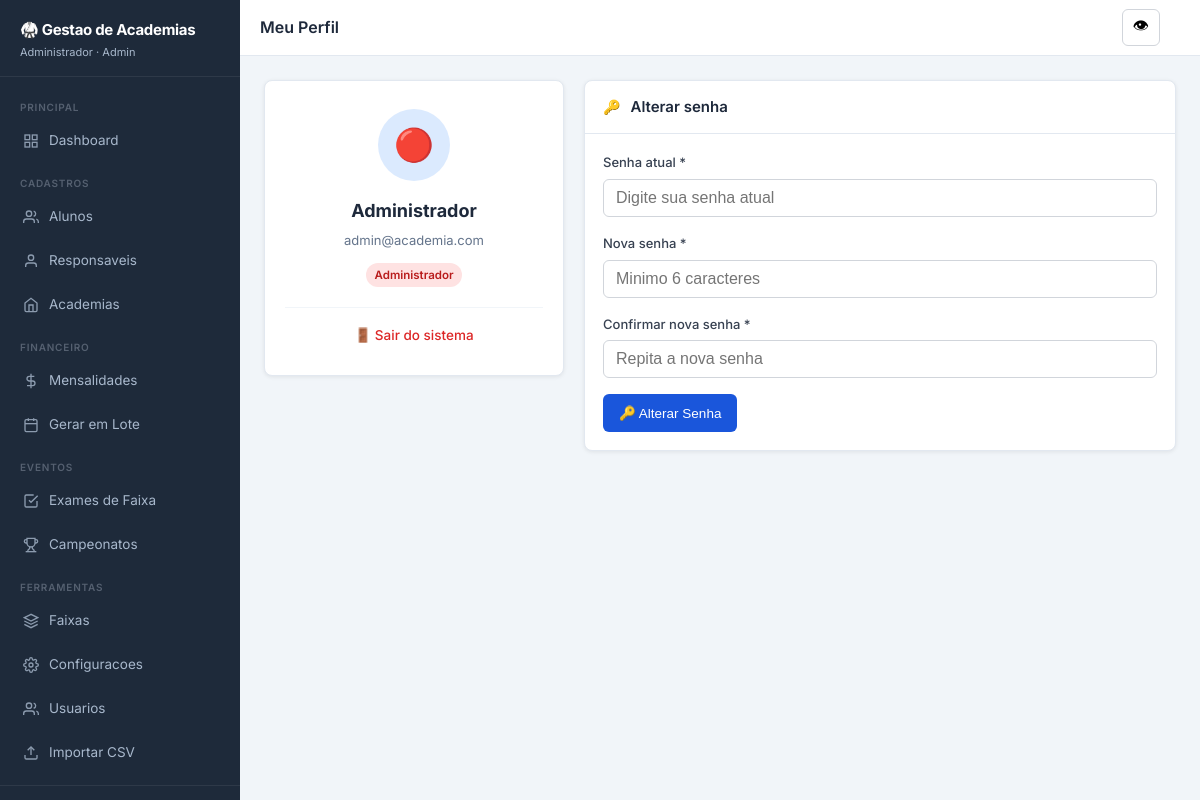
Page /index.php?page=perfil (signed in) on the committed database.
### tables this page shows
CREATE TABLE IF NOT EXISTS usuarios (
  id           INT UNSIGNED NOT NULL AUTO_INCREMENT,
  nome         VARCHAR(120) NOT NULL,
  email        VARCHAR(150) NOT NULL,
  senha_hash   VARCHAR(255) NOT NULL,
  perfil       ENUM('admin','usuario') NOT NULL DEFAULT 'usuario',
  academia_id  INT UNSIGNED NULL,
  ativo        TINYINT(1)   NOT NULL DEFAULT 1,
  created_at   TIMESTAMP    NOT NULL DEFAULT CURRENT_TIMESTAMP,
  PRIMARY KEY (id),
  UNIQUE KEY uq_email (email),
  CONSTRAINT fk_usuarios_academia
    FOREIGN KEY (academia_id) REFERENCES academias(id)
    ON DELETE SET NULL ON UPDATE CASCADE
);

### config/database.php (called while the page is built, shortened)
<?php
function getDB() {
    static $pdo = null;
    if ($pdo === null) {
        $dsn = 'mysql:host=' . DB_HOST . ';dbname=' . DB_NAME . ';charset=' . DB_CHARSET;
        $options = [
            PDO::ATTR_ERRMODE            => PDO::ERRMODE_EXCEPTION,
            PDO::ATTR_DEFAULT_FETCH_MODE => PDO::FETCH_ASSOC,
            PDO::ATTR_EMULATE_PREPARES   => false,
        ];
        if (defined('PDO::MYSQL_ATTR_INIT_COMMAND')) {
            $options[PDO::MYSQL_ATTR_INIT_COMMAND] = "SET NAMES utf8mb4 COLLATE utf8mb4_unicode_ci";
        }
        try {
            $pdo = new PDO($dsn, DB_USER, DB_PASS, $options);
            $pdo->exec("SET NAMES utf8mb4 COLLATE utf8mb4_unicode_ci");
        } catch (PDOException $e) {
            $msg = 'Falha na conexao: ' . $e->getMessage();
            if (defined('display_errors') || ini_get('display_errors')) {
                die('<pre style="color:red">' . htmlspecialchars($msg) . '</pre>');
            }
            die($msg);
        }
    }
    return $pdo;
}

### models/UsuarioModel.php (called while the page is built, shortened)
<?php
class UsuarioModel {
    private $db;
    public function __construct() { $this->db = getDB(); }
    public function buscarPorId($id) {
        $stmt = $this->db->prepare("SELECT * FROM usuarios WHERE id=:id");
        $stmt->execute(['id'=>$id]);
        $r = $stmt->fetch(); return $r ?: null;
    }
}

### config/app.php (called while the page is built, shortened)
<?php
function h($s)         { return htmlspecialchars((string)$s, ENT_QUOTES, 'UTF-8'); }

### views/usuarios/perfil.php (the view, shortened to what this page needs)
<?php $pageTitle = 'Meu Perfil'; require_once __DIR__ . '/../layouts/header.php'; ?>
<div style="display:grid;grid-template-columns:300px 1fr;gap:20px;align-items:start">
  <div class="card">
    <div class="card-body" style="text-align:center;padding:28px 20px">
      <div style="width:72px;height:72px;background:#dbeafe;border-radius:50%;display:flex;align-items:center;justify-content:center;font-size:32px;margin:0 auto 16px">
        <?php
          $icones = ['admin'=>'🔴','financeiro'=>'💰','usuario'=>'👤'];
          echo isset($icones[$usuario['perfil']]) ? $icones[$usuario['perfil']] : '👤';
        ?>
      </div>
      <div style="font-size:18px;font-weight:700"><?= h($usuario['nome']) ?></div>
      <div style="font-size:13px;color:#64748b;margin-top:4px"><?= h($usuario['email']) ?></div>
      <div style="margin-top:12px">
        <?php
          $badges = ['admin'=>'badge-danger','financeiro'=>'badge-success','usuario'=>'badge-info'];
          $bc = isset($badges[$usuario['perfil']]) ? $badges[$usuario['perfil']] : 'badge-secondary';
          $labels = isset(PERFIS[$usuario['perfil']]) ? PERFIS[$usuario['perfil']] : $usuario['perfil'];
        ?>
        <span class="badge <?= $bc ?>"><?= $labels ?></span>
      </div>
      <div style="margin-top:20px;padding-top:16px;border-top:1px solid #f1f5f9">
        <a href="<?= APP_URL ?>/index.php?page=logout"
           style="color:#dc2626;font-size:13.5px;text-decoration:none;font-weight:500">
          🚪 Sair do sistema
        </a>
      </div>
    </div>
  </div>
  <div class="card">
    <div class="card-header"><span>🔑</span><h2>Alterar senha</h2></div>
    <div class="card-body">
      <form method="POST" action="<?= BASE_URL ?>/?page=perfil.senha">
        <div class="form-group">
          <label>Senha atual *</label>
          <input type="password" name="senha_atual" class="form-control" required
                 placeholder="Digite sua senha atual">
        </div>
        <div class="form-group">
          <label>Nova senha *</label>
          <input type="password" name="nova_senha" id="nova_senha" class="form-control" required
                 placeholder="Minimo 6 caracteres">
        </div>
        <div class="form-group">
          <label>Confirmar nova senha *</label>
          <input type="password" name="confirma" id="confirma" class="form-control" required
                 placeholder="Repita a nova senha">
        </div>
        <button type="submit" class="btn btn-primary">🔑 Alterar Senha</button>
      </form>
    </div>
  </div>
</div>
<?php require_once __DIR__ . '/../layouts/footer.php'; ?>

### public/css/app.css (style rules this page uses)
*, *::before, *::after { box-sizing: border-box; margin: 0; padding: 0; }
:root { --primary: #1a56db; --primary-dark: #1341b0; --sidebar-bg: #1e2a3a; --sidebar-text: #a8b8cc; --sidebar-hover: #2a3a4e; --sidebar-width: 240px; --topbar-h: 56px; --radius: 8px; --shadow: 0 1px 4px rgba(0,0,0,.08); --border: #e2e8f0; }
html { height: 100%; }
body { font-family: 'Inter', system-ui, -apple-system, sans-serif; font-size: 14px; background: #f1f5f9; color: #1e293b; line-height: 1.6; touch-action: manipulation; -webkit-overflow-scrolling: touch; }
.card { background: #fff; border: 1px solid var(--border); border-radius: var(--radius); box-shadow: var(--shadow); }
.card-header { padding: 14px 18px; border-bottom: 1px solid var(--border); display: flex; align-items: center; gap: 10px; flex-wrap: wrap; }
.card-header h2 { font-size: 15px; font-weight: 600; flex: 1; min-width: 100px; }
.card-body { padding: 18px; }
.badge { display: inline-flex; align-items: center; gap: 4px; padding: 3px 9px; border-radius: 20px; font-size: 11.5px; font-weight: 600; white-space: nowrap; }
.badge-danger { background: #fee2e2; color: #b91c1c; }
.btn { display: inline-flex; align-items: center; gap: 6px; padding: 8px 16px; border-radius: 6px; font-size: 13.5px; font-weight: 500; cursor: pointer; border: none; text-decoration: none; transition: filter .15s; white-space: nowrap; min-height: 38px; }
.btn-primary { background: var(--primary); color: #fff; }
.form-group { margin-bottom: 16px; }
.form-group label { display: block; font-size: 13px; font-weight: 500; margin-bottom: 6px; color: #374151; }
.form-control { width: 100%; padding: 9px 12px; border: 1px solid #d1d5db; border-radius: 6px; font-size: 16px; background: #fff; color: #111827; transition: border-color .15s, box-shadow .15s; appearance: auto; -webkit-appearance: auto; }

### rows in the picture
usuarios: perfil "🔴", nome "Administrador", email "admin@academia.com", perfil "Administrador"

### other values in the picture
APP_NAME "Gestao de Academias"
$_SESSION['usuario_nome'] "Administrador"
$pageTitle "Meu Perfil"
